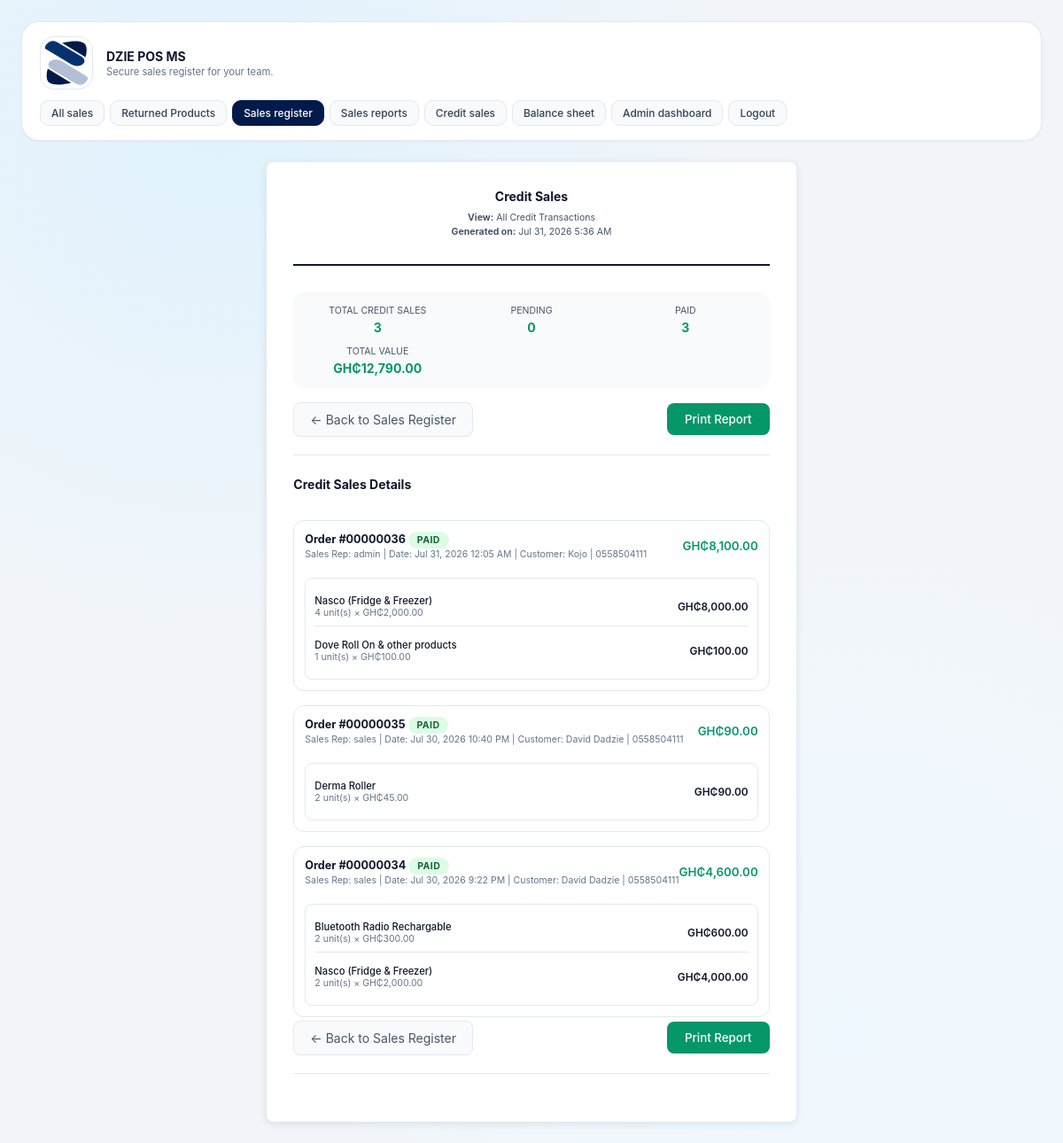
Before: /credit_sales.php (signed in) with the older database file.
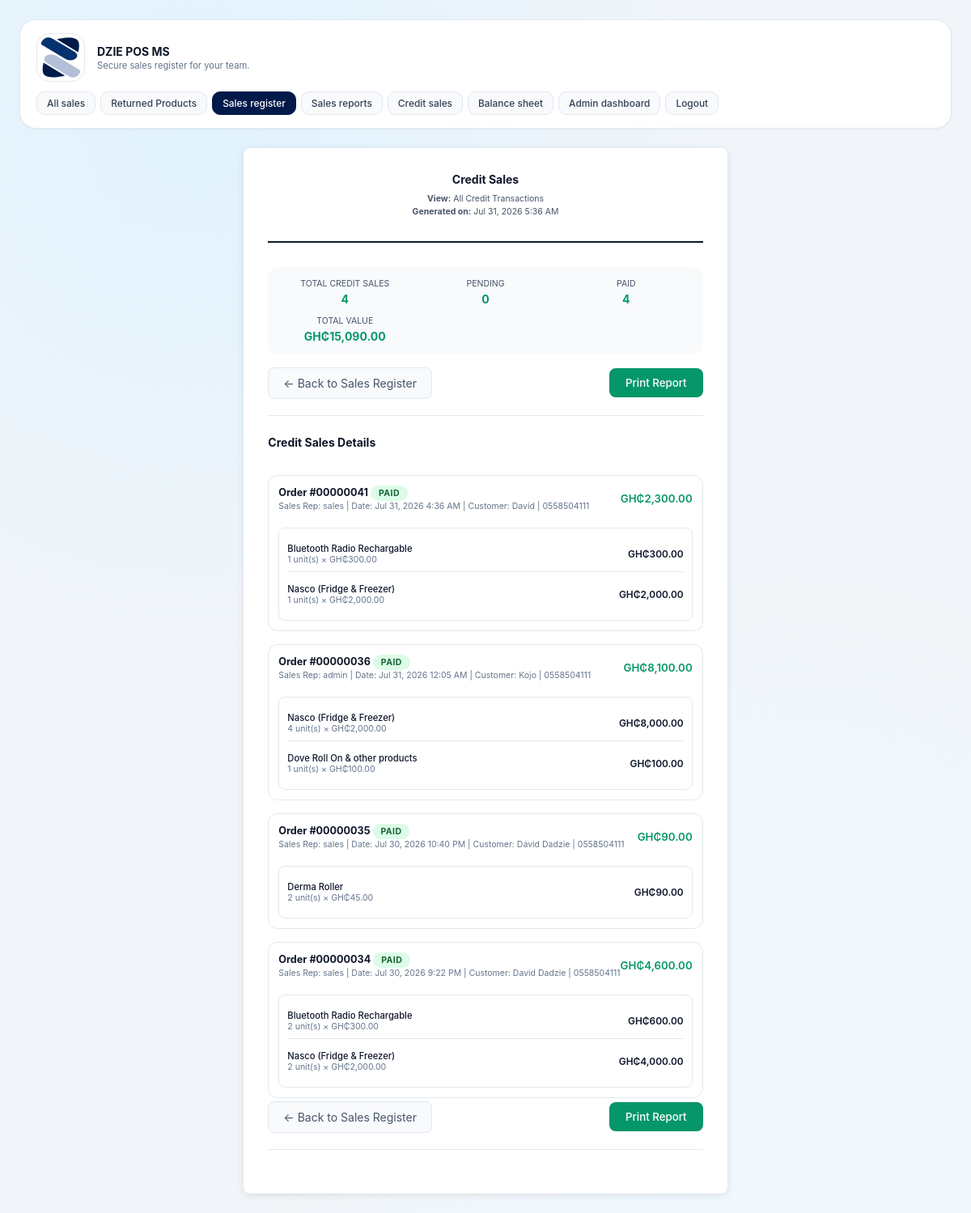
After: the same page with the newer database file.
### tables this page shows
CREATE TABLE receipts (
            id INTEGER PRIMARY KEY,
            order_id INTEGER NOT NULL UNIQUE,
            username TEXT NOT NULL,
            receipt_content TEXT NOT NULL,
            return_status TEXT NOT NULL DEFAULT "Active",
            created_at TEXT NOT NULL,
            FOREIGN KEY(order_id) REFERENCES orders(id)
        );

CREATE TABLE orders (
            id INTEGER PRIMARY KEY,
            username TEXT NOT NULL,
            total REAL NOT NULL,
            status TEXT NOT NULL DEFAULT "Pending",
            created_at TEXT NOT NULL
        , credit INTEGER NOT NULL DEFAULT 0, customer_name TEXT, customer_phone TEXT, credit_status TEXT NOT NULL DEFAULT "Pending");

CREATE TABLE order_items (
            id INTEGER PRIMARY KEY,
            order_id INTEGER NOT NULL,
            product_id INTEGER NOT NULL,
            name TEXT NOT NULL,
            price REAL NOT NULL,
            quantity INTEGER NOT NULL,
            subtotal REAL NOT NULL,
            FOREIGN KEY(order_id) REFERENCES orders(id)
        );

### inc/functions.php (called while the page is built, shortened)
<?php
function get_db_path(): string {
    $dir = __DIR__ . '/../data';
    return $dir . '/pos.db';
}
function get_database(): PDO {
    static $pdo = null;
    if ($pdo !== null) {
        return $pdo;
    }
    $path = get_db_path();
    $pdo = new PDO('sqlite:' . $path);
    $pdo->setAttribute(PDO::ATTR_ERRMODE, PDO::ERRMODE_EXCEPTION);
    initialize_database($pdo);
    return $pdo;
}
function initialize_database(PDO $db): void {
    $db->exec(
        'CREATE TABLE IF NOT EXISTS products (
            id INTEGER PRIMARY KEY,
            code TEXT UNIQUE NOT NULL,
            name TEXT NOT NULL,
            category TEXT NOT NULL,
            price REAL NOT NULL,
            image TEXT NOT NULL,
            quantity INTEGER NOT NULL DEFAULT 0,
            bulk_quantity_threshold INTEGER NOT NULL DEFAULT 0,
            bulk_discount_percentage REAL NOT NULL DEFAULT 0
        )'
    );
    try {
        $db->exec('ALTER TABLE products ADD COLUMN quantity INTEGER NOT NULL DEFAULT 0');
    } catch (Exception $e) {
    }
    try {
        $db->exec('ALTER TABLE products ADD COLUMN bulk_quantity_threshold INTEGER NOT NULL DEFAULT 0');
    } catch (Exception $e) {
    }
    try {
        $db->exec('ALTER TABLE products ADD COLUMN bulk_discount_percentage REAL NOT NULL DEFAULT 0');
    } catch (Exception $e) {
    }
    $db->exec(
        'CREATE TABLE IF NOT EXISTS users (
            id INTEGER PRIMARY KEY,
            username TEXT UNIQUE NOT NULL,
            password_hash TEXT NOT NULL,
            role TEXT NOT NULL,
            created_at TEXT NOT NULL
        )'
    );
    $db->exec(
        'CREATE TABLE IF NOT EXISTS orders (
            id INTEGER PRIMARY KEY,
            username TEXT NOT NULL,
            total REAL NOT NULL,
            status TEXT NOT NULL DEFAULT "Pending",
            created_at TEXT NOT NULL,
            credit INTEGER NOT NULL DEFAULT 0,
            customer_name TEXT,
            customer_phone TEXT,
            credit_status TEXT NOT NULL DEFAULT "Pending"
        )'
    );
    try {
        $db->exec('ALTER TABLE orders ADD COLUMN credit INTEGER NOT NULL DEFAULT 0');
    } catch (Exception $e) {
    }
    try {
        $db->exec('ALTER TABLE orders ADD COLUMN customer_name TEXT');
    } catch (Exception $e) {
    }
    try {
        $db->exec('ALTER TABLE orders ADD COLUMN customer_phone TEXT');
    } catch (Exception $e) {
    }
    try {
        $db->exec('ALTER TABLE orders ADD COLUMN credit_status TEXT NOT NULL DEFAULT "Pending"');
    } catch (Exception $e) {
    }
    $db->exec(
        'CREATE TABLE IF NOT EXISTS order_items (
            id INTEGER PRIMARY KEY,
            order_id INTEGER NOT NULL,
            product_id INTEGER NOT NULL,
            name TEXT NOT NULL,
            price REAL NOT NULL,
            quantity INTEGER NOT NULL,
            subtotal REAL NOT NULL,
            FOREIGN KEY(order_id) REFERENCES orders(id)
        )'
    );
    $db->exec(
        'CREATE TABLE IF NOT EXISTS receipts (
            id INTEGER PRIMARY KEY,
            order_id INTEGER NOT NULL UNIQUE,
            username TEXT NOT NULL,
            receipt_content TEXT NOT NULL,
            return_status TEXT NOT NULL DEFAULT "Active",
            created_at TEXT NOT NULL,
            FOREIGN KEY(order_id) REFERENCES orders(id)
        )'
    );
    $db->exec(
        'CREATE TABLE IF NOT EXISTS returns (
            id INTEGER PRIMARY KEY,
            order_id INTEGER NOT NULL,
            product_id INTEGER NOT NULL,
            quantity INTEGER NOT NULL,
            reason TEXT,
            processed_by TEXT NOT NULL,
            created_at TEXT NOT NULL,
            FOREIGN KEY(order_id) REFERENCES orders(id)
        )'
    );
    $db->exec(
        'CREATE TABLE IF NOT EXISTS login_events (
            id INTEGER PRIMARY KEY,
            username TEXT NOT NULL,
            role TEXT NOT NULL,
            ip TEXT,
            created_at TEXT NOT NULL,
            logged_out_at TEXT
        )'
    );
    try {
        $db->exec('ALTER TABLE login_events ADD COLUMN logged_out_at TEXT');
    } catch (Exception $e) {
    }
    $db->exec(
        'CREATE TABLE IF NOT EXISTS settings (
            key TEXT PRIMARY KEY,
            value TEXT NOT NULL
        )'
    );
    $db->exec("INSERT OR IGNORE INTO settings (key, value) VALUES ('pos_name', 'WADI POS')");
    $db->exec(
        'CREATE TABLE IF NOT EXISTS stock_movements (
            id INTEGER PRIMARY KEY,
            product_id INTEGER NOT NULL,
            product_name TEXT NOT NULL,
            product_code TEXT NOT NULL,
            movement_type TEXT NOT NULL,
            quantity INTEGER NOT NULL,
            reference_type TEXT NOT NULL,
            reference_id INTEGER,
            notes TEXT,
            created_at TEXT NOT NULL,
            FOREIGN KEY(product_id) REFERENCES products(id)
        )'
    );
    $stmt = $db->query('SELECT COUNT(*) FROM products');
}
function get_pos_name(): string {
    $stmt = get_database()->prepare('SELECT value FROM settings WHERE key = ?');
    $stmt->execute(['pos_name']);
    $result = $stmt->fetch(PDO::FETCH_ASSOC);
    return $result ? $result['value'] : 'WADI POS';
}

### credit_sales.php (the view, shortened to what the changed rows need)
<?php
require_once __DIR__ . '/inc/functions.php';
$posName = get_pos_name();
$db = get_database();
$sql = 'SELECT o.id, o.username, o.total, o.created_at, o.customer_name, o.customer_phone, o.credit_status,
               r.id as receipt_id
        FROM orders o
        LEFT JOIN receipts r ON r.order_id = o.id
        WHERE o.credit = 1';
$params = [];
$sql .= ' ORDER BY o.created_at DESC';
$stmt = $db->prepare($sql);
$stmt->execute($params);
$creditOrders = $stmt->fetchAll(PDO::FETCH_ASSOC);
$allCreditItems = [];
if (!empty($creditOrders)) {
    $orderIds = array_column($creditOrders, 'id');
    $in = str_repeat('?,', count($orderIds) - 1) . '?';
    $stmt = $db->prepare(
        "SELECT oi.id, oi.order_id, oi.product_id, oi.name, oi.price, oi.quantity, oi.subtotal
         FROM order_items oi
         WHERE oi.order_id IN ($in)"
    );
    $stmt->execute($orderIds);
    $items = $stmt->fetchAll(PDO::FETCH_ASSOC);
    foreach ($items as $item) {
        $allCreditItems[$item['order_id']][] = $item;
    }
}
$groupedCredits = [];
foreach ($creditOrders as $order) {
    $oid = $order['id'];
    $groupedCredits[$oid] = [
        'order_id' => $oid,
        'username' => $order['username'],
        'total' => $order['total'],
        'created_at' => $order['created_at'],
        'receipt_id' => $order['receipt_id'],
        'customer_name' => $order['customer_name'] ?? '',
        'customer_phone' => $order['customer_phone'] ?? '',
        'credit_status' => $order['credit_status'] ?? 'Pending',
        'items' => $allCreditItems[$oid] ?? []
    ];
}
usort($groupedCredits, fn($a, $b) => strtotime($b['created_at']) - strtotime($a['created_at']));
?>
<!DOCTYPE html>
<html lang="en">
<head>
  <link rel="stylesheet" href="styles.css" />
</head>
<body>
  <div class="app-shell">
    <header class="header">
      <div class="brand">
        <div>
          <h1><?php echo htmlspecialchars($posName); ?></h1>
        </div>
      </div>
    </header>
    <main class="main-grid">
      <div class="report-container returns-container">
    <div class="report-header">
      <h1 class="report-title">Credit Sales</h1>
    </div>
    <?php
    $totalCredit = count($groupedCredits);
    $totalPending = 0;
    $totalPaid = 0;
    $totalValue = 0;
    foreach ($groupedCredits as $order) {
        $totalValue += $order['total'];
        if ($order['credit_status'] === 'Pending') {
            $totalPending++;
        } else {
            $totalPaid++;
        }
    }
    ?>
    <div class="stats-grid">
      <div class="stat-item">
        <div class="stat-label">Total Credit Sales</div>
        <div class="stat-value"><?php echo $totalCredit; ?></div>
      </div>
      <div class="stat-item">
        <div class="stat-label">Paid</div>
        <div class="stat-value"><?php echo $totalPaid; ?></div>
      </div>
      <div class="stat-item">
        <div class="stat-label">Total Value</div>
        <div class="stat-value">GH₵<?php echo number_format($totalValue, 2); ?></div>
      </div>
    </div>
    <?php if (empty($groupedCredits)): ?>
      <p class="empty-message">No credit sales found.</p>
    <?php else: ?>
      <div class="returns-summary sales-list">
        <?php foreach ($groupedCredits as $order): ?>
          <div class="return-order <?php echo $order['credit_status'] === 'Paid' ? '' : 'pending-credit'; ?>">
            <div class="order-header">
              <div>
                <div class="order-id">
                  Order #<?php echo str_pad((string)$order['order_id'], 8, '0', STR_PAD_LEFT); ?>
                  <span class="credit-status <?php echo strtolower($order['credit_status']); ?>">
                    <?php echo htmlspecialchars($order['credit_status']); ?>
                  </span>
                </div>
                <div class="order-meta">
                  Sales Rep: <?php echo htmlspecialchars($order['username']); ?> |
                  Date: <?php echo htmlspecialchars(date('M j, Y g:i A', strtotime($order['created_at']))); ?>
                  <?php if ($order['credit_status'] === 'Pending'): ?>
                    <?php if (!empty($order['customer_name'])): ?>
                      | Customer: <?php echo htmlspecialchars($order['customer_name']); ?>
                    <?php endif; ?>
                    <?php if (!empty($order['customer_phone'])): ?>
                      | <?php echo htmlspecialchars($order['customer_phone']); ?>
                    <?php endif; ?>
                    <button type="button" class="tertiary" style="font-size:0.78rem;padding:6px 10px;margin-left:8px;"
                      onclick="openPayModal(<?php echo $order['order_id']; ?>, '<?php echo htmlspecialchars(addslashes($order['customer_name'])); ?>', '<?php echo htmlspecialchars(addslashes($order['customer_phone'])); ?>', <?php echo htmlspecialchars(sprintf('%.2f', (float)$order['total'])); ?>)">
                      Pay
                    </button>
                  <?php else: ?>
                    <?php if (!empty($order['customer_name'])): ?>
                      | Customer: <?php echo htmlspecialchars($order['customer_name']); ?>
                    <?php endif; ?>
                    <?php if (!empty($order['customer_phone'])): ?>
                      | <?php echo htmlspecialchars($order['customer_phone']); ?>
                    <?php endif; ?>
                  <?php endif; ?>
                </div>
              </div>
              <div class="order-total active">
                GH₵<?php echo htmlspecialchars(number_format($order['total'], 2)); ?>
              </div>
            </div>
            <div class="order-items">
              <?php foreach ($order['items'] as $item): ?>
                <div class="item-row">
                  <div class="item-details">
                    <div class="item-name"><?php echo htmlspecialchars($item['name']); ?></div>
                    <div class="item-meta"><?php echo $item['quantity']; ?> unit(s) × GH₵<?php echo number_format($item['price'], 2); ?></div>
                  </div>
                  <div class="item-price">
                    GH₵<?php echo htmlspecialchars(number_format($item['subtotal'], 2)); ?>
                  </div>
                </div>
              <?php endforeach; ?>
            </div>
          </div>
        <?php endforeach; ?>
      </div>
    <?php endif; ?>
  </div>
    </main>
  </div>
</body>
</html>

Changed rows visible on the page:
added receipts: order "00000041", order.credit_status "PAID", order.username "sales", order.created_at "Jul 31, 2026 4:36 AM", order.customer_name "David", order.customer_phone "0558504111", order.total "2,300.00"
added order_items: name "Bluetooth Radio Rechargable", quantity "1", price "300.00", subtotal "300.00", shown under "00000041"
added order_items: name "Nasco (Fridge & Freezer)", quantity "1", price "2,000.00", subtotal "2,000.00", shown under "00000041"
Other visible differences:
$totalCredit: "3" → "4"
$totalPaid: "3" → "4"
$totalValue: "12,790.00" → "15,090.00"
